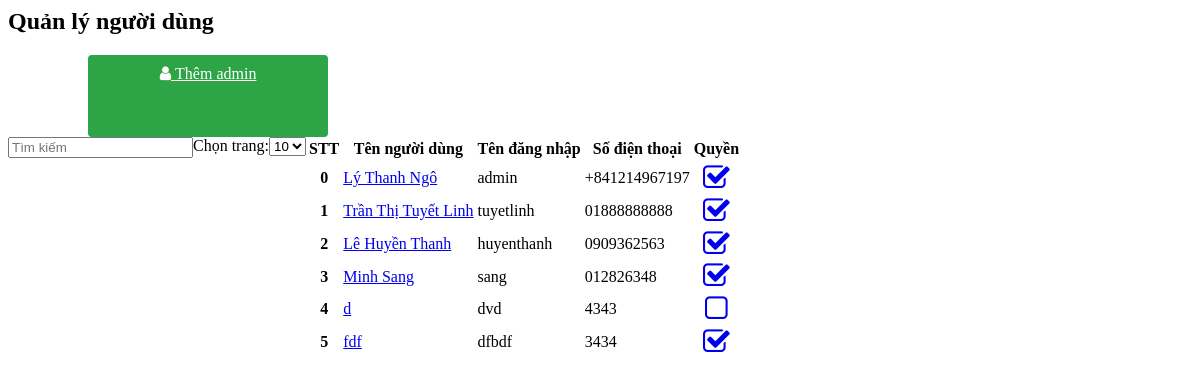
The page /admin/sub-teamadmin.php on the database its author committed.
### tables this page shows
CREATE TABLE `tbluser` (
  `iduser` int(10) NOT NULL,
  `tendn` varchar(200) NOT NULL,
  `matkhau` varchar(200) NOT NULL,
  `tennd` varchar(200) NOT NULL,
  `diachi` varchar(200) NOT NULL,
  `sdt` varchar(20) NOT NULL,
  `gmail` varchar(200) NOT NULL,
  `facebook` varchar(200) NOT NULL,
  `quyen` bit(1) NOT NULL,
  `ngaysinh` date NOT NULL,
  `gioitinh` varchar(4) NOT NULL,
  `thumbus` varchar(200) NOT NULL,
  `slogan` varchar(200) NOT NULL,
  `linkuser` varchar(100) NOT NULL,
  `admin` int(10) NOT NULL
);

### admin/ketnoi.php (called while the page is built, shortened)
<?php
	class ketnoi{
		function get_all_user(){
			$lenh = "SELECT * FROM `tbluser`";
			$kq = mysql_query($lenh);
			return $kq;
		}
	}
?>

### admin/sub-teamadmin.php (the view, shortened to what this page needs)
<head>
<link rel="stylesheet" href="https://cdnjs.cloudflare.com/ajax/libs/font-awesome/4.7.0/css/font-awesome.min.css">
</head>
<div id="tieu-de-chinh"><h2>Quản lý người dùng</h2></div>
<div class="them-admin"><a class="row-nut" href="/congngheviet/admin/themuser/" data-toggle="tooltip" data-placement="right" data-original-title="Thêm một admin mới vào website của bạn..."><i class="fa fa-user"></i>&nbsp;Thêm admin</a></div>
<div class="noi-dung">
	<table id="mydatatable1" class="table table-bordered table-striped table-responsive table-bordered">
    	<thead>
        	<tr>
            	<th class="disable-sorting">STT</th>
                <th>Tên người dùng</th>
                <th>Tên đăng nhập</th>
                <th>Số điện thoại</th>
                <th style="text-align:center;">Quyền</th>
        </thead>
        <?php
			require_once("ketnoi.php");
			$kn = new ketnoi();
			$kq = $kn->get_all_user();
			$i = 0;
		 ?>
        <tbody>
        <?php while($row = mysql_fetch_array($kq)){ ?>
        	<tr>
            	<th><?php echo $i ?></th>
                <td><a href="?idadmin=<?php echo $row["iduser"] ?>"><?php echo $row["tennd"] ?></a></td>
                <td><?php echo $row["tendn"] ?></td>
                <td><?php echo $row["sdt"] ?></td>
				<?php
					$xet = $row["quyen"];
					if($xet=="1"){
						$quyen = "fa-check-square-o aria-hidden=\"true\"";
						}
						else
						$quyen = "fa-square-o aria-hidden=\"false\"";
				 ?>
                <td style="text-align:center;"><a class="sua-doi" href="#" ><i class="fa <?php echo $quyen ?> nut-sua" style="font-size: 180%; text-align:center;" data-toggle="tooltip" data-placement="bottom" data-original-title="<?php if($xet==1) echo "Admin toàn quyền =))"; else echo "Admin mất quyền =((" ?>"></i></a></td>
            </tr>
            <?php $i++; } ?>
        </tbody>
    </table>
    </div>

### admin/sub-teamadmin.php (style rules this page uses)
.row-nut { display:block; height:4.5rem; width:15rem; border-radius:4px; background:#2da446; color:#fff; text-align:center; font-size:16px; padding:10px 0px 0px 0px; }
.them-admin { margin-left:5rem; }

### rows shown on the page
tbluser: tennd "Lý Thanh Ngô", tendn "admin", sdt "+841214967197"
tbluser: tennd "Trần Thị Tuyết Linh", tendn "tuyetlinh", sdt "01888888888"
tbluser: tennd "Lê Huyền Thanh", tendn "huyenthanh", sdt "0909362563"
tbluser: tennd "Minh Sang", tendn "sang", sdt "012826348"
tbluser: tennd "d", tendn "dvd", sdt "4343"
tbluser: tennd "fdf", tendn "dfbdf", sdt "3434"
